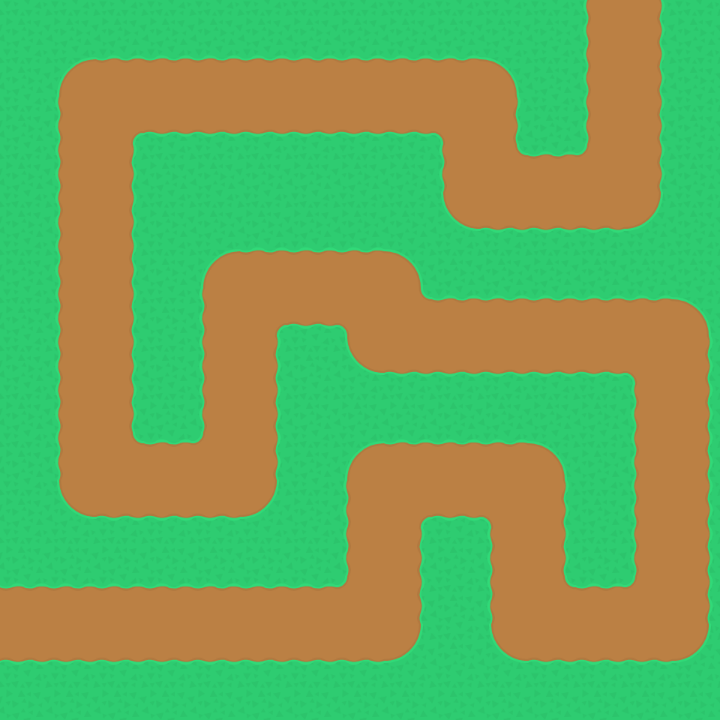

Rendered tile map (Tiled .tmx) drawn with the repository's tilesets; below, a short description and the full map source, tile grids included:
An orthogonal 15x15 tile map with 48x48 px tiles, 1 tile layer (tilemap) and 1 object.

<map version="1.10" tiledversion="1.10.1" orientation="orthogonal" renderorder="right-down" width="15" height="15" tilewidth="48" tileheight="48" infinite="0" nextlayerid="4" nextobjectid="2">
 <tileset firstgid="1" source="TD tileset.tsx" />
 <objectgroup id="2" name="waypoints">
  <object id="1" x="0" y="0">
   <polyline points="624.29,-0.2354 623.678,191.724 479.966,192.118 479.882,96.006 95.9785,95.8455 96.1,479.978 240.224,480.037 239.834,287.851 384.029,288.047 384.028,336.083 672.128,335.947 672.095,623.988 527.884,624.03 528.001,480.038 383.978,480.048 384.031,623.969 -59.2385,623.619" />
  </object>
 </objectgroup>
 <layer id="1" name="tilemap" width="15" height="15">
  <data encoding="csv">
7,7,7,7,7,7,7,7,7,7,7,7,8,6,7,
7,4,12,12,12,12,12,12,12,12,5,7,8,6,7,
7,8,1,2,2,2,2,2,2,3,6,7,8,6,7,
7,8,6,7,7,7,7,7,7,8,11,12,13,6,7,
7,8,6,7,7,7,7,7,7,9,2,2,2,10,7,
7,8,6,7,4,12,12,12,5,7,7,7,7,7,7,
7,8,6,7,8,1,2,3,11,12,12,12,12,12,5,
7,8,6,7,8,6,7,9,2,2,2,2,2,3,6,
7,8,6,7,8,6,7,7,7,7,7,7,7,8,6,
7,8,11,12,13,6,7,4,12,12,12,5,7,8,6,
7,9,2,2,2,10,7,8,1,2,3,6,7,8,6,
7,7,7,7,7,7,7,8,6,7,8,6,7,8,6,
12,12,12,12,12,12,12,13,6,7,8,11,12,13,6,
2,2,2,2,2,2,2,2,10,7,9,2,2,2,10,
7,7,7,7,7,7,7,7,7,7,7,7,7,7,7
</data>
 </layer>
</map>
